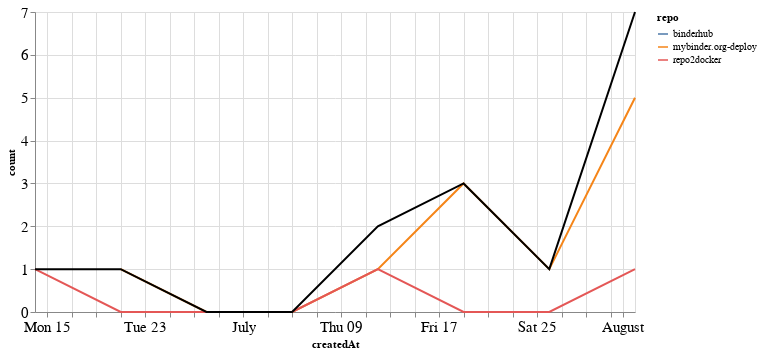

Write notebook code for a chart like this one.
### Markdown cell above
## PRs

### Code cell
prs_time = prs.groupby('repo').resample('W', on='createdAt').count()['author'].reset_index()
prs_time = prs_time.rename(columns={'author': 'count'})
prs_time_total = prs_time.groupby('createdAt').agg({"count": "sum"}).reset_index()

ch1 = alt.Chart(prs_time, width=600).mark_line().encode(
    x='createdAt',
    y='count',
    color='repo',
    tooltip="repo"
)

ch2 = alt.Chart(prs_time_total, width=600).mark_line(color="black").encode(
    x='createdAt',
    y='count',
)

ch1 + ch2

### Figure 1 — Vega-Lite specification as saved in the notebook (floating-point values rounded to 4 significant figures)
{"config": {"axisLeft": {"labelFontSize": 15}, "axisBottom": {"labelFontSize": 15}}, "layer": [{"data": {"name": "data-3300534ed3bdcd87d5bfab9c831967f5"}, "mark": "line", "encoding": {"color": {"type": "nominal", "field": "repo"}, "tooltip": {"type": "nominal", "field": "repo"}, "x": {"type": "temporal", "field": "createdAt"}, "y": {"type": "quantitative", "field": "count"}}, "width": 600}, {"data": {"name": "data-9d844c8f8163e0203a1f791f1727ab80"}, "mark": {"type": "line", "color": "black"}, "encoding": {"x": {"type": "temporal", "field": "createdAt"}, "y": {"type": "quantitative", "field": "count"}}, "width": 600}], "$schema": "https://vega.github.io/schema/vega-lite/v4.8.1.json", "datasets": {"data-3300534ed3bdcd87d5bfab9c831967f5": [{"repo": "binderhub", "createdAt": "2020-08-02T00:00:00", "count": 1}, {"repo": "mybinder.org-deploy", "createdAt": "2020-06-21T00:00:00", "count": 1}, {"repo": "mybinder.org-deploy", "createdAt": "2020-06-28T00:00:00", "count": 0}, {"repo": "mybinder.org-deploy", "createdAt": "2020-07-05T00:00:00", "count": 0}, {"repo": "mybinder.org-deploy", "createdAt": "2020-07-12T00:00:00", "count": 1}, {"repo": "mybinder.org-deploy", "createdAt": "2020-07-19T00:00:00", "count": 3}, {"repo": "mybinder.org-deploy", "createdAt": "2020-07-26T00:00:00", "count": 1}, {"repo": "mybinder.org-deploy", "createdAt": "2020-08-02T00:00:00", "count": 5}, {"repo": "repo2docker", "createdAt": "2020-06-14T00:00:00", "count": 1}, {"repo": "repo2docker", "createdAt": "2020-06-21T00:00:00", "count": 0}, {"repo": "repo2docker", "createdAt": "2020-06-28T00:00:00", "count": 0}, {"repo": "repo2docker", "createdAt": "2020-07-05T00:00:00", "count": 0}, {"repo": "repo2docker", "createdAt": "2020-07-12T00:00:00", "count": 1}, {"repo": "repo2docker", "createdAt": "2020-07-19T00:00:00", "count": 0}, {"repo": "repo2docker", "createdAt": "2020-07-26T00:00:00", "count": 0}, {"repo": "repo2docker", "createdAt": "2020-08-02T00:00:00", "count": 1}], "data-9d844c8f8163e0203a1f791f1727ab80": [{"createdAt": "2020-06-14T00:00:00", "count": 1}, {"createdAt": "2020-06-21T00:00:00", "count": 1}, {"createdAt": "2020-06-28T00:00:00", "count": 0}, {"createdAt": "2020-07-05T00:00:00", "count": 0}, {"createdAt": "2020-07-12T00:00:00", "count": 2}, {"createdAt": "2020-07-19T00:00:00", "count": 3}, {"createdAt": "2020-07-26T00:00:00", "count": 1}, {"createdAt": "2020-08-02T00:00:00", "count": 7}]}}
